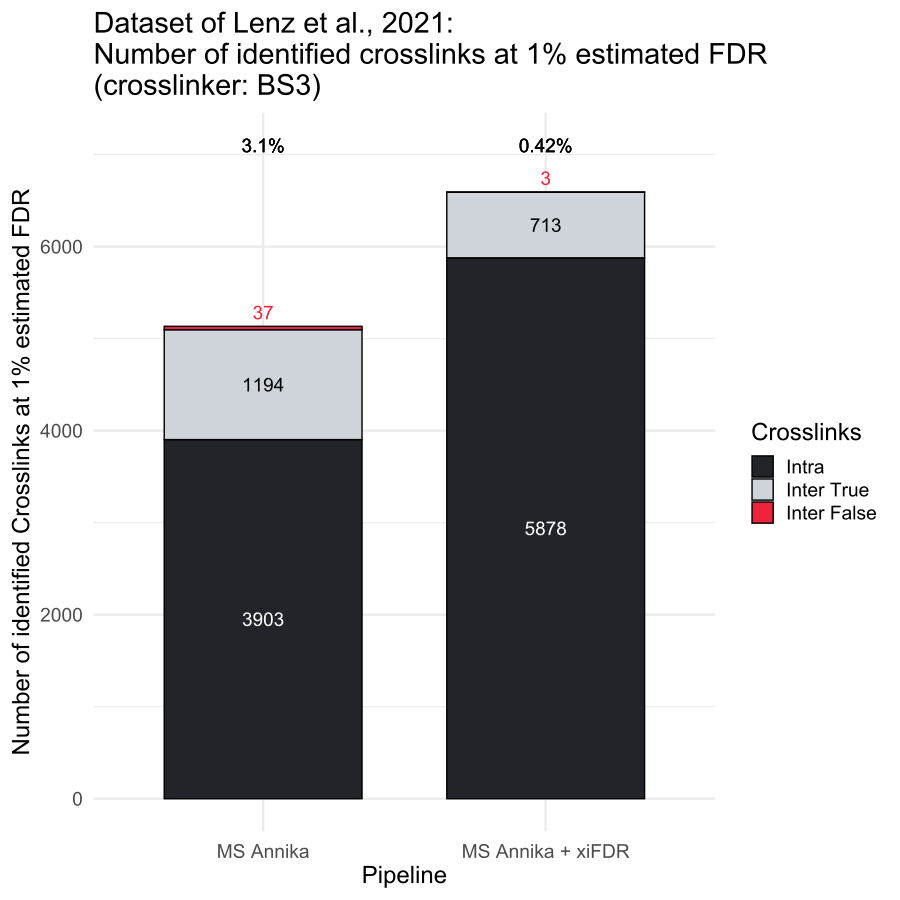

Here is the R script that generated this plot:
library(tidyverse)
library(readxl)

df <- read_excel("results.xlsx")

df <- df %>% 
  mutate(Type = factor(Type, levels = c("Intra", "Inter True", "Inter False")))
  
ggplot(df, aes(x=Tool, y=Crosslinks, fill=Type)) +
  geom_bar(stat="identity", color="black", width = 0.7, position = position_stack(reverse = T)) +
  scale_fill_manual(values = c("#212529", "#ced4da", "#ef233c"),
                    labels = c("Intra", "Inter True", "Inter False")) +
  ggtitle("Dataset of Lenz et al., 2021:\nNumber of identified crosslinks at 1% estimated FDR\n(crosslinker: BS3)") +
  xlab("Pipeline") +
  ylab("Number of identified Crosslinks at 1% estimated FDR") +
  ylim(c(0, 7100)) +
  labs(fill="Crosslinks") +
  geom_text(aes(y = txt_pos, label=round(Crosslinks, 0)), color = rep(c("white", "black", "#ef233c"), 2), size = 5.0, 
            vjust = 0.5, hjust = 0.5) +
  geom_text(aes(y = 7100, label = paste0(round(FDR, 2), "%")), size = 5.0, angle = 0, hjust = 0.5) +
  theme_minimal(base_size = 18) +
  theme(axis.text.x = element_text(angle = 0, hjust = 0.5, vjust = 0.5)) +
  guides(fill = guide_legend(ncol = 1, label.position = "right"))
